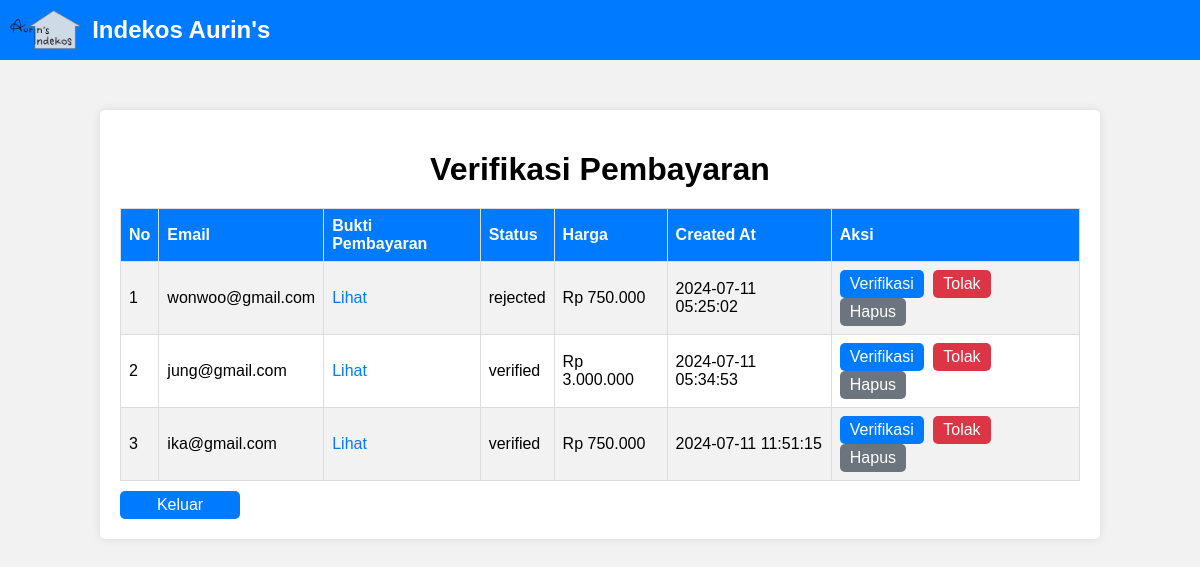
Page /verifikasiA.php on the committed database.
### tables this page shows
CREATE TABLE IF NOT EXISTS `payments` (
  `id` int(11) NOT NULL,
  `customer_email` varchar(255) DEFAULT NULL,
  `payment_proof` varchar(255) DEFAULT NULL,
  `status` enum('pending','rejected','verified') NOT NULL,
  `created_at` datetime DEFAULT NULL
);

CREATE TABLE IF NOT EXISTS `reservations` (
  `id` int(11) NOT NULL,
  `room_id` int(11) DEFAULT NULL,
  `start_date` date DEFAULT NULL,
  `end_date` date DEFAULT NULL,
  `price` decimal(10,2) DEFAULT NULL,
  `created_at` timestamp NOT NULL DEFAULT CURRENT_TIMESTAMP,
  `email` varchar(35) NOT NULL,
  `available` tinyint(1) DEFAULT '1',
  `status` enum('reserved','available') NOT NULL DEFAULT 'reserved'
);

### verifikasiA.php (the view, shortened to what this page needs)
<?php
include('dbconnect.php');
$query = "SELECT p.id, p.customer_email, p.payment_proof, p.status, r.price, r.created_at
          FROM payments p
          INNER JOIN reservations r ON p.customer_email = r.email
          ORDER BY r.created_at ASC";
$payments = mysqli_query($DBConnect, $query);
?>
<!DOCTYPE html>
<html>
<head>
</head>
<body>
    <div class="navbar">
        <div class="navbar-brand">
            <img src="logo2-removebg-preview.png" alt="Logo">
            <span class="navbar-text">Indekos Aurin's</span>
        </div>
    </div>
    <div class="container">
        <h1>Verifikasi Pembayaran</h1>
        <table>
            <tr>
                <th>No</th>
                <th>Email</th>
                <th>Bukti Pembayaran</th>
                <th>Status</th>
                <th>Harga</th>
                <th>Created At</th>
                <th>Aksi</th>
            </tr>
            <?php
            $no = 1;
            while ($row = mysqli_fetch_assoc($payments)): ?>
            <tr>
                <td><?php echo $no++; ?></td>
                <td><?php echo $row['customer_email']; ?></td>
                <td><a href="<?php echo $row['payment_proof']; ?>" target="_blank">Lihat</a></td>
                <td><?php echo $row['status']; ?></td>
                <td>Rp <?php echo number_format($row['price'], 0, ",", "."); ?></td>
                <td><?php echo $row['created_at']; ?></td>
                <td>
                    <a href="verifikasiA.php?verify=<?php echo $row['id']; ?>" class="btn btn-verify">Verifikasi</a>
                    <a href="verifikasiA.php?reject=<?php echo $row['id']; ?>" class="btn btn-reject">Tolak</a>
                    <a href="verifikasiA.php?delete=<?php echo $row['id']; ?>" class="btn btn-delete" onclick="return confirm('Apakah Anda yakin ingin menghapus?')">Hapus</a>
                </td>
            </tr>
            <?php endwhile; ?>
        </table>
        <a href="adminn.php" class="btn btn-logout">Keluar</a>
    </div>
</body>
</html>

### verifikasiA.php (style rules this page uses)
body { font-family: Arial, sans-serif; background-color: #f2f2f2; margin: 0; padding: 0; }
.navbar { background-color: #007bff; padding: 10px; color: #fff; display: flex; align-items: center; justify-content: space-between; }
.navbar-brand { display: flex; align-items: center; }
.navbar img { height: 40px; margin-right: 10px; }
.navbar-text { font-size: 24px; font-weight: bold; color: #fff; }
.container { width: 80%; margin: 50px auto; background-color: #fff; padding: 20px; border-radius: 5px; box-shadow: 0 0 10px rgba(0,0,0,0.1); }
h1 { text-align: center; margin-bottom: 20px; }
table { width: 100%; border-collapse: collapse; margin-top: 20px; }
th, td { border: 1px solid #ddd; padding: 8px; text-align: left; }
th { background-color: #007bff; color: white; }
tr:nth-child(even) { background-color: #f2f2f2; }
a { color: #007bff; text-decoration: none; }
.btn { padding: 5px 10px; text-decoration: none; color: #fff; border-radius: 5px; cursor: pointer; text-align: center; display: inline-block; margin-right: 5px; border: none; }
.btn-verify { background-color: #007bff; }
.btn-reject { background-color: #dc3545; }
.btn-delete { background-color: #6c757d; }
.btn-logout { background-color: #007bff; margin-top: 10px; display: block; width: 100px; text-align: center; }

### rows in the picture
payments: customer_email "wonwoo@gmail.com", status "rejected", reservations.price "750.000", reservations.created_at "2024-07-11 05:25:02"
payments: customer_email "jung@gmail.com", status "verified", reservations.price "3.000.000", reservations.created_at "2024-07-11 05:34:53"
payments: customer_email "ika@gmail.com", status "verified", reservations.price "750.000", reservations.created_at "2024-07-11 11:51:15"
